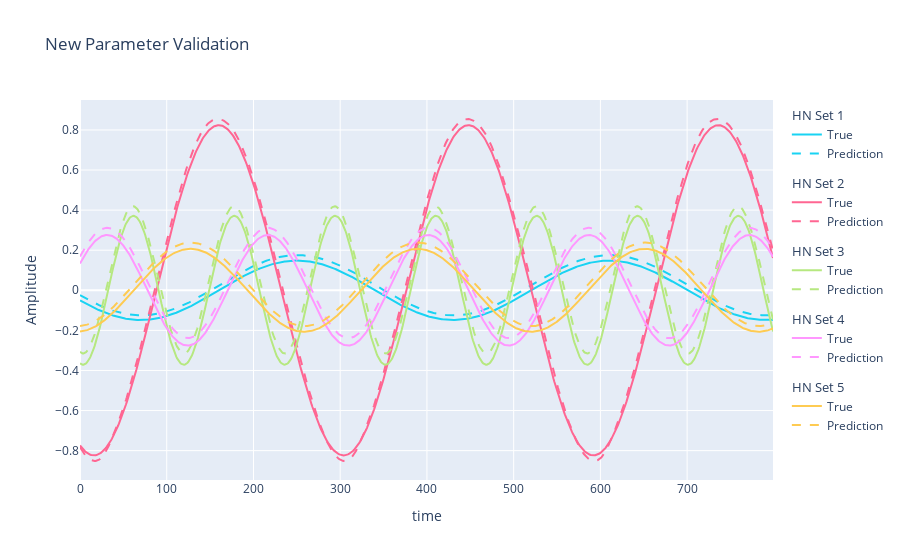

The code cell stored with this chart in its notebook:
### Code cell
vnp_fig = go.Figure()
vnp_fig.update_layout(
    title="New Parameter Validation",
    yaxis={"title": "Amplitude"},
    xaxis={"title": "time"},
)
for i, ds in enumerate(VNP_DATA):

    hx, tx, ty, tyhat = ds
    tyhat = tyhat.cpu().reshape(
        -1,
    )
    ty = ty.cpu().reshape(
        -1,
    )
    p_set = f"HN Set {i+1}"
    p_hover = "<br>    ".join([f"{x:.3e}" for x in hx.cpu().numpy()])

    vnp_fig.add_trace(
        go.Scatter(
            x=torch.arange(len(tx)),
            y=tyhat,
            line={"color": colors[color_count]},
            name="True",
            showlegend=True,
            legendgroup=p_set,
            legendgrouptitle_text=p_set,
            hovertemplate=f"HyperNet Inputs:<br>    {p_hover}<br>" "<br>t: %{x}" "<br>a: %{y}",
        )
    )

    vnp_fig.add_trace(
        go.Scatter(
            x=torch.arange(len(tx)),
            y=ty,
            line={"color": colors[color_count], "dash": "dash"},
            name="Prediction",
            showlegend=True,
            legendgroup=p_set,
            legendgrouptitle_text=p_set,
            hovertemplate=f"HyperNet Inputs:<br>    {p_hover}<br>" "<br>t: %{x}" "<br>a: %{y}",
        )
    )

    color_count += 1
    if color_count == len(colors):
        color_count = 0

vnp_fig.show()

### Figure 1 — Plotly figure (JSON) as saved in the notebook; plotly's stock layout.template omitted (floating-point values rounded to 4 significant figures; data arrays with more than 128 entries replaced by an {"elided": "..."} marker saying what was removed)
{"data": [{"hovertemplate": "HyperNet Inputs:<br>    1.481e-01<br>    2.774e+00<br><br>t: %{x}<br>a: %{y}", "legendgroup": "HN Set 1", "legendgrouptitle": {"text": "HN Set 1"}, "line": {"color": "#19D3F3"}, "name": "True", "showlegend": true, "type": "scatter", "x": {"elided": "800 int values"}, "y": {"elided": "800 float values"}}, {"hovertemplate": "HyperNet Inputs:<br>    1.481e-01<br>    2.774e+00<br><br>t: %{x}<br>a: %{y}", "legendgroup": "HN Set 1", "legendgrouptitle": {"text": "HN Set 1"}, "line": {"color": "#19D3F3", "dash": "dash"}, "name": "Prediction", "showlegend": true, "type": "scatter", "x": {"elided": "800 int values"}, "y": {"elided": "800 float values"}}, {"hovertemplate": "HyperNet Inputs:<br>    8.237e-01<br>    3.469e+00<br><br>t: %{x}<br>a: %{y}", "legendgroup": "HN Set 2", "legendgrouptitle": {"text": "HN Set 2"}, "line": {"color": "#FF6692"}, "name": "True", "showlegend": true, "type": "scatter", "x": {"elided": "800 int values"}, "y": {"elided": "800 float values"}}, {"hovertemplate": "HyperNet Inputs:<br>    8.237e-01<br>    3.469e+00<br><br>t: %{x}<br>a: %{y}", "legendgroup": "HN Set 2", "legendgrouptitle": {"text": "HN Set 2"}, "line": {"color": "#FF6692", "dash": "dash"}, "name": "Prediction", "showlegend": true, "type": "scatter", "x": {"elided": "800 int values"}, "y": {"elided": "800 float values"}}, {"hovertemplate": "HyperNet Inputs:<br>    3.714e-01<br>    8.593e+00<br><br>t: %{x}<br>a: %{y}", "legendgroup": "HN Set 3", "legendgrouptitle": {"text": "HN Set 3"}, "line": {"color": "#B6E880"}, "name": "True", "showlegend": true, "type": "scatter", "x": {"elided": "800 int values"}, "y": {"elided": "800 float values"}}, {"hovertemplate": "HyperNet Inputs:<br>    3.714e-01<br>    8.593e+00<br><br>t: %{x}<br>a: %{y}", "legendgroup": "HN Set 3", "legendgrouptitle": {"text": "HN Set 3"}, "line": {"color": "#B6E880", "dash": "dash"}, "name": "Prediction", "showlegend": true, "type": "scatter", "x": {"elided": "800 int values"}, "y": {"elided": "800 float values"}}, {"hovertemplate": "HyperNet Inputs:<br>    2.759e-01<br>    5.396e+00<br><br>t: %{x}<br>a: %{y}", "legendgroup": "HN Set 4", "legendgrouptitle": {"text": "HN Set 4"}, "line": {"color": "#FF97FF"}, "name": "True", "showlegend": true, "type": "scatter", "x": {"elided": "800 int values"}, "y": {"elided": "800 float values"}}, {"hovertemplate": "HyperNet Inputs:<br>    2.759e-01<br>    5.396e+00<br><br>t: %{x}<br>a: %{y}", "legendgroup": "HN Set 4", "legendgrouptitle": {"text": "HN Set 4"}, "line": {"color": "#FF97FF", "dash": "dash"}, "name": "Prediction", "showlegend": true, "type": "scatter", "x": {"elided": "800 int values"}, "y": {"elided": "800 float values"}}, {"hovertemplate": "HyperNet Inputs:<br>    2.067e-01<br>    3.814e+00<br><br>t: %{x}<br>a: %{y}", "legendgroup": "HN Set 5", "legendgrouptitle": {"text": "HN Set 5"}, "line": {"color": "#FECB52"}, "name": "True", "showlegend": true, "type": "scatter", "x": {"elided": "800 int values"}, "y": {"elided": "800 float values"}}, {"hovertemplate": "HyperNet Inputs:<br>    2.067e-01<br>    3.814e+00<br><br>t: %{x}<br>a: %{y}", "legendgroup": "HN Set 5", "legendgrouptitle": {"text": "HN Set 5"}, "line": {"color": "#FECB52", "dash": "dash"}, "name": "Prediction", "showlegend": true, "type": "scatter", "x": {"elided": "800 int values"}, "y": {"elided": "800 float values"}}], "layout": {"title": {"text": "New Parameter Validation"}, "xaxis": {"title": {"text": "time"}}, "yaxis": {"title": {"text": "Amplitude"}}}}
